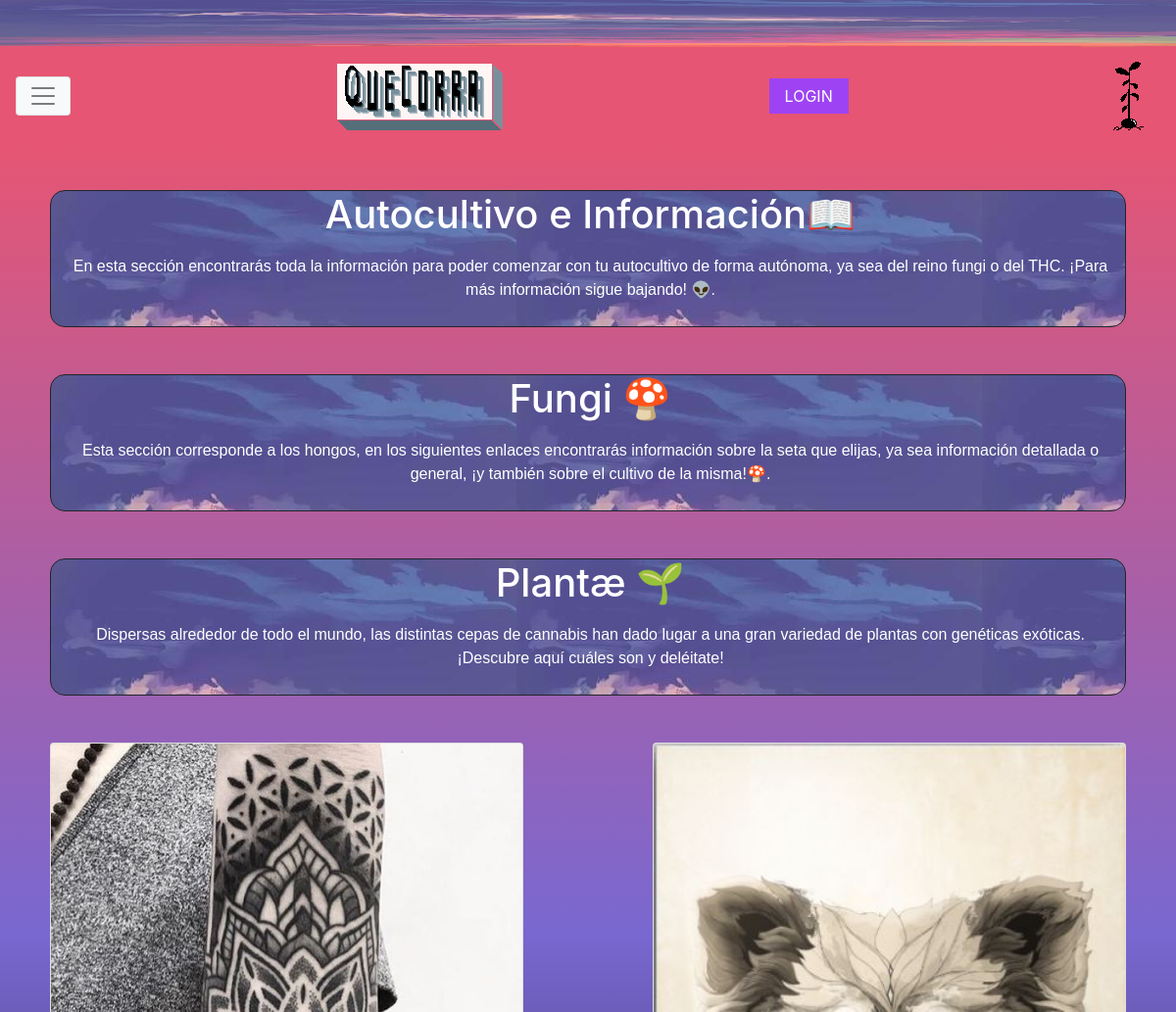
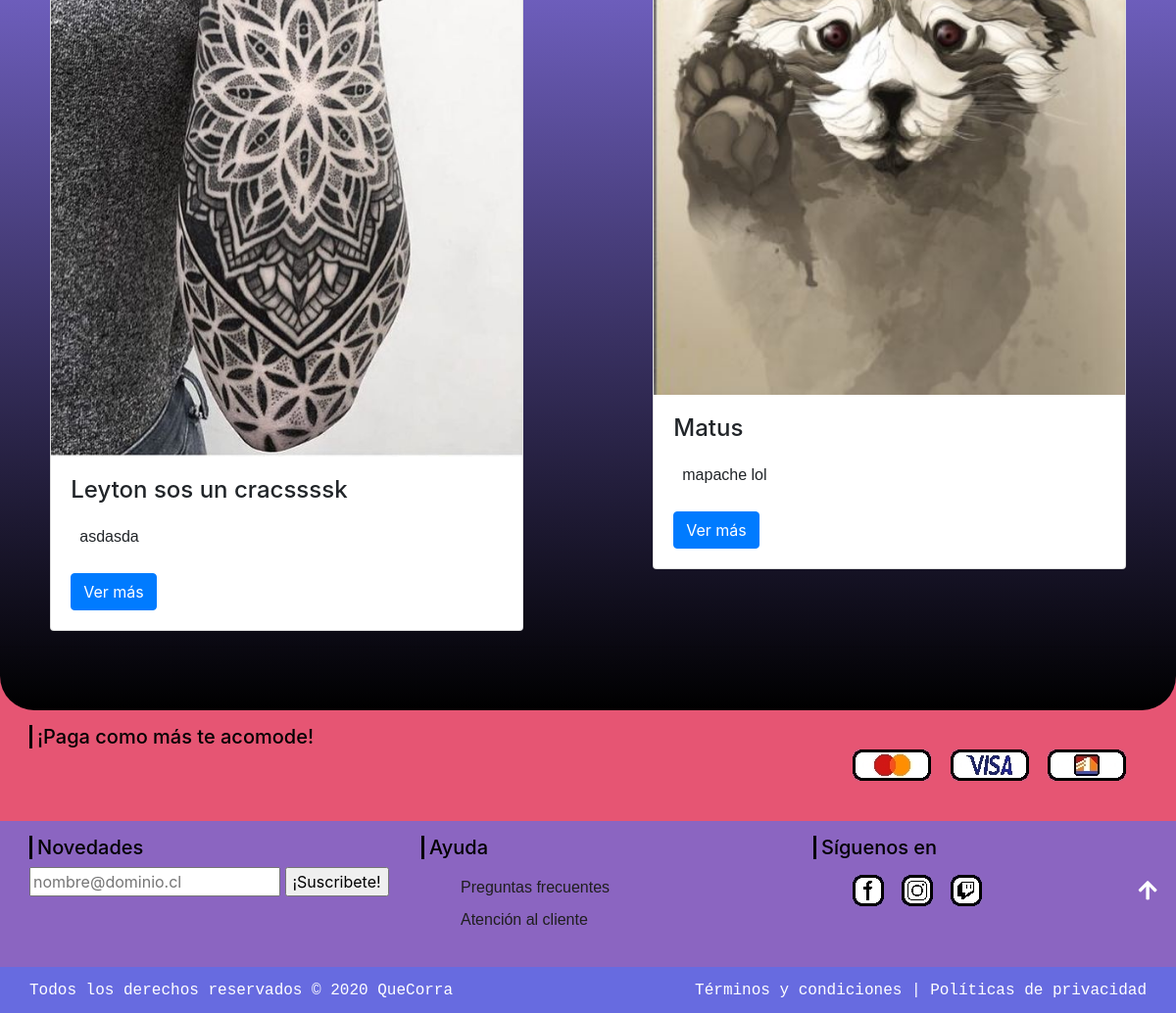
Screenshot of /catalogo/entrada/ with the database file from the repository (2 pictures, top to bottom).
### catalogo/models.py (models this page shows, shortened)
class Entrada(models.Model):
	titulo = models.CharField(max_length=100)
	descripcion = models.TextField(max_length=5000)
	imagen = models.ImageField(upload_to='imagen/', null=False)
	tipoentrada = models.ManyToManyField(Tipo)
	class Meta:
		ordering = ['titulo']

### catalogo/views.py (the view)
# urls.py: path('entrada/', views.EntradaListView.as_view(), name='entrada'),
class EntradaListView(generic.ListView): #for de entradas
    model = Entrada
    paginate_by = 10

### catalogo/templates/catalogo/entrada_list.html (shortened to what this page needs)
{% extends "base_generic.html" %}
{% block content %}
<!DOCTYPE html>
<html>
<head>
    {% load static %}
    <link rel="stylesheet" href="https://use.fontawesome.com/releases/v5.4.1/css/all.css">
    <link rel="stylesheet" type="text/css" href="{% static 'css/EstAutocu.css' %}">
    <link rel="stylesheet" type="text/css" href="{% static 'css/bootstrap.min.css' %}">
</head>
<body>
    <div id=capa>
        <br>
        <br>
        <div class="row justify-content-center">
            <div class="col-xl-11 col-lg-10 col-md-10 col-sm-10 col-10">
                <div id=caja style="background: url('/static/img/fondo3.jpg');">
                    <div class="letras">
                        <center>
                            <h1>Autocultivo e Información📖</h1>
                        </center>
                        <center>
                            <p>En esta sección encontrarás toda la información para poder comenzar con tu autocultivo
                                de forma autónoma, ya sea del reino fungi o del THC. ¡Para más información sigue bajando!
                                👽.</p>
                        </center>
                    </div>
                </div>
            </div>
        </div>
        <br>
        <br>
        <div class="row justify-content-center">
            <div class="col-xl-11 col-lg-10 col-md-10 col-sm-10 col-10">
                <div id=caja style="background: url('/static/img/fondo3.jpg');">
                    <div class="letras">
                        <center>
                            <h1>Fungi 🍄</h1>
                        </center>
                        <center>
                            <p>Esta sección corresponde a los hongos, en los siguientes enlaces encontrarás
                                información sobre la seta que elijas, ya sea información detallada o general,
                                ¡y también sobre el cultivo de la misma!🍄.</p>
                        </center>
                    </div>
                </div>
            </div>
        </div>
        <br>
        <br>
        <div class="row justify-content-center">
            <div class="col-xl-11 col-lg-10 col-md-10 col-sm-10 col-10">
                <div id=caja style="background: url('/static/img/fondo3.jpg');">
                    <div class="letras">
                        <center>
                            <h1>Plantæ 🌱</h1>
                        </center>
                        <center>
                            <p>Dispersas alrededor de todo el mundo, las distintas cepas de cannabis han dado lugar a una
                                gran variedad de plantas con genéticas exóticas. ¡Descubre aquí cuáles son y deléitate!
                            </p>
                        </center>
                    </div>
                </div>
            </div>
        </div>
        <br>
        <br>
        <div class="row justify-content-around">
            {% for entrada in entrada_list %}
                <div class="col-xl-5 col-lg-5 col-md-5 col-sm-5 col-5">
                    <div class="card">
                        <img class="card-img-top" src="{{ entrada.imagen.url }}">
                        <div class="card-body">
                            <h4 class="card-title">{{ entrada.titulo }}</h4>
                            <p class="card-text">{{ entrada.descripcion }}</p>
                            <a href="{% url 'entrada-detail' entrada.pk %}" class="btn btn-primary">Ver más</a>
                        </div>
                    </div>
                </div>
            {% endfor %}
        </div>
        <hr>
        <br>
        <br>
    </div>
</body>
</html>
{% endblock %}

### catalogo/static/css/EstInicio.css (style rules this page uses)
body { font-family: Verdana; }
#capa { background-image: linear-gradient(#E65573, #7968D0, black); border-bottom-left-radius: 35px; border-bottom-right-radius: 35px; }
html { scroll-behavior: smooth; }

### catalogo/static/css/EstAutocu.css (style rules this page uses)
body { font-family: Verdana; }
#capa { background-image: linear-gradient(#E65573, #7968D0, black); border-bottom-left-radius: 35px; border-bottom-right-radius: 35px; }
#caja { border-radius: 15px; border-style: solid; border-width: 1px; padding-left: 5px; margin: 0; }
.letras h1 { color: white; }
.letras p { color: white; }
html { scroll-behavior: smooth; }

### catalogo/static/css/EstTiendaa.css (style rules this page uses)
body { font-family: Verdana; }
#capa { background-image: linear-gradient(#E65573, #7968D0, black); border-bottom-left-radius: 35px; border-bottom-right-radius: 35px; }
.letras h1 { color: white; }
.letras p { color: white; }
html { scroll-behavior: smooth; }

### catalogo/static/css/EstTermin.css (style rules this page uses)
body { font-family: Verdana; }
#capa { background-image: linear-gradient(#E65573, #7968D0, black); border-bottom-left-radius: 35px; border-bottom-right-radius: 35px; }
p { font-family: Arial, Helvetica, sans-serif; text-justify: auto; padding: 9px; }
html { scroll-behavior: smooth; }

### catalogo/static/css/EstRegistro.css (style rules this page uses)
body { font-family: Verdana; }
#capa { background-image: linear-gradient(#E65573, #7968D0, black); border-bottom-left-radius: 35px; border-bottom-right-radius: 35px; }
#caja { border-radius: 15px; border-style: solid; border-width: 1px; padding-left: 5px; margin: 0; background-color: white; }
html { scroll-behavior: smooth; }

### catalogo/static/css/EstQuien.css (style rules this page uses)
body { font-family: Verdana; }
#capa { background-image: linear-gradient(#E65573, #7968D0, black); border-bottom-left-radius: 35px; border-bottom-right-radius: 35px; }
p { font-family: Arial, Helvetica, sans-serif; text-justify: auto; padding: 9px; }
html { scroll-behavior: smooth; }

### catalogo/static/css/EstEntradas.css (style rules this page uses)
body { font-family: Verdana; }
#capa { background-image: linear-gradient(#E65573, #7968D0, black); border-bottom-left-radius: 35px; border-bottom-right-radius: 35px; }
html { scroll-behavior: smooth; }

### catalogo/static/css/styles.css (style rules this page uses)
body { font-family: Verdana; }
#capa { background-image: linear-gradient(#E65573, #7968D0, black); border-bottom-left-radius: 35px; border-bottom-right-radius: 35px; }
html { scroll-behavior: smooth; }

### catalogo/templates/base_generic.html (style rules this page uses)
body { background-color: #E65573; }

### catalogo/templates/catalogo/entrada_list.html (style rules this page uses)
body { background-color: #E65573; }

### rows the page displays
Entrada: imagen (picture), titulo "Leyton sos un cracssssk", descripcion "asdasda"
Entrada: imagen (picture), titulo "Matus", descripcion "mapache lol"
